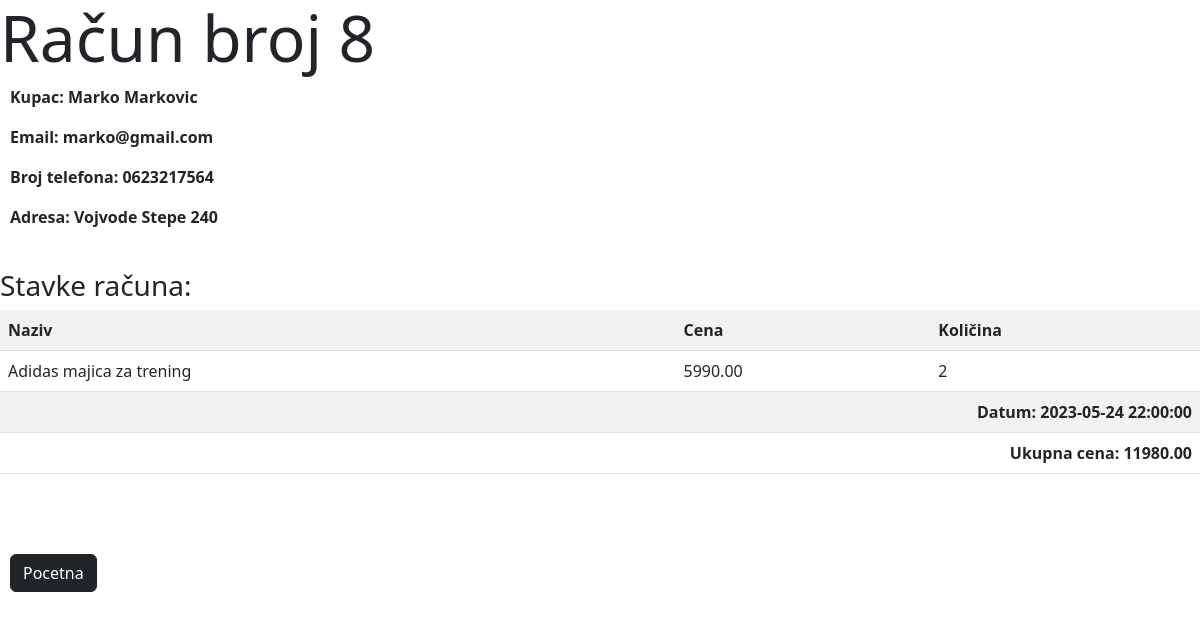
Screenshot of /racun.php?id_racuna=8 (signed in) with the database file from the repository.
### tables this page shows
CREATE TABLE `korisnik` (
  `id_korisnika` int(11) NOT NULL,
  `ime` varchar(50) DEFAULT NULL,
  `prezime` varchar(50) DEFAULT NULL,
  `username` varchar(50) DEFAULT NULL,
  `password` varchar(50) DEFAULT NULL,
  `email` varchar(100) DEFAULT NULL,
  `broj_telefona` varchar(20) DEFAULT NULL,
  `adresa` varchar(100) DEFAULT NULL
);

CREATE TABLE `racun_proizvod` (
  `id_proizvoda` int(11) DEFAULT NULL,
  `id_racuna` int(11) DEFAULT NULL,
  `ukupna_kolicina` int(11) DEFAULT NULL
);

CREATE TABLE `proizvod` (
  `id_proizvoda` int(11) NOT NULL,
  `naziv` varchar(100) DEFAULT NULL,
  `kategorija` varchar(50) DEFAULT NULL,
  `cena` decimal(10,2) DEFAULT NULL,
  `kolicina` int(11) DEFAULT NULL
);

CREATE TABLE `racun` (
  `id_racuna` int(11) NOT NULL,
  `id_korisnika` int(11) DEFAULT NULL,
  `datum` timestamp NULL DEFAULT NULL,
  `ukupna_cena` decimal(10,2) DEFAULT NULL
);

### racun.php (the view, shortened to what this page needs)
<?php
$servername = "localhost";
$username = "root";
$password = "";
$dbname = "is_projekat";
$conn = new mysqli($servername, $username, $password, $dbname);
if (isset($_GET['id_racuna'])) {
    $id_racuna = $_GET['id_racuna'];
    $sql_racun = "SELECT * FROM racun WHERE id_racuna = '$id_racuna'";
    $result_racun = $conn->query($sql_racun);
    $row_racun = $result_racun->fetch_assoc();
    if ($row_racun) {
        $id_korisnika = $row_racun['id_korisnika'];
        $datum = $row_racun['datum'];
        $ukupna_cena = $row_racun['ukupna_cena'];
        $sql_korisnik = "SELECT * FROM korisnik WHERE id_korisnika = '$id_korisnika'";
        $result_korisnik = $conn->query($sql_korisnik);
        $row_korisnik = $result_korisnik->fetch_assoc();
        $ime = $row_korisnik['ime'];
        $prezime = $row_korisnik['prezime'];
        $email = $row_korisnik['email'];
        $broj_telefona = $row_korisnik['broj_telefona'];
        $adresa = $row_korisnik['adresa'];
    } else {
        echo "Račun ne postoji.";
        exit();
    }
} else {
    echo "Nedostaje ID računa.";
    exit();
}
?>
<!DOCTYPE html>
<html>
<head>
    <link href="https://cdn.jsdelivr.net/npm/bootstrap@5.3.0-alpha3/dist/css/bootstrap.min.css" rel="stylesheet">
</head>
<body>
    <h1 class="display-3">Račun broj <?php echo $id_racuna; ?></h1>
    <p style="margin-left:10px; font-weight:bold;">Kupac: <?php echo $ime . " " . $prezime; ?></p>
    <p style="margin-left:10px; font-weight:bold;">Email: <?php echo $email; ?></p>
    <p style="margin-left:10px; font-weight:bold;">Broj telefona: <?php echo $broj_telefona; ?></p>
    <p style="margin-left:10px; font-weight:bold;">Adresa: <?php echo $adresa; ?></p>
    <br>
    <h3>Stavke računa:</h3>
    <table class="table table-striped">
        <tr>
            <th>Naziv</th>
            <th>Cena</th>
            <th>Količina</th>
        </tr>
        <?php
        $sql_stavke = "SELECT p.naziv, p.cena, rp.ukupna_kolicina
                       FROM racun_proizvod rp
                       INNER JOIN proizvod p ON rp.id_proizvoda = p.id_proizvoda
                       WHERE rp.id_racuna = '$id_racuna'";
        $result_stavke = $conn->query($sql_stavke);
        if ($result_stavke->num_rows > 0) {
            while ($row_stavke = $result_stavke->fetch_assoc()) {
                $naziv = $row_stavke['naziv'];
                $cena = $row_stavke['cena'];
                $kolicina = $row_stavke['ukupna_kolicina'];
                ?>
                <tr>
                    <td><?php echo $naziv; ?></td>
                    <td><?php echo $cena; ?></td>
                    <td><?php echo $kolicina; ?></td>
                </tr>
                <?php
            }
        } else {
            echo "<tr><td colspan='3'>Nema stavki na računu.</td></tr>";
        }
        ?>
        <tr>
            <td style="font-weight:bold; text-align:right;" colspan="3";>Datum: <?php echo $datum; ?> </td>
        </tr>
        <tr>
            <td style="font-weight:bold; text-align:right;" colspan="3";>Ukupna cena: <?php echo $ukupna_cena; ?> </td>
        </tr>
    </table>
    <br>
    <br>
    <a style="margin-left:10px;" href="pocetna.php"><button class="btn btn-dark">Pocetna</button></a>
</body>
</html>

### rows the page displays
korisnik: ime "Marko", prezime "Markovic", email "marko@gmail.com", broj_telefona "0623217564", adresa "Vojvode Stepe 240"
racun_proizvod: id_proizvoda.naziv "Adidas majica za trening", id_proizvoda.cena "5990.00", ukupna_kolicina "2"
racun: datum "2023-05-24 22:00:00", ukupna_cena "11980.00"
